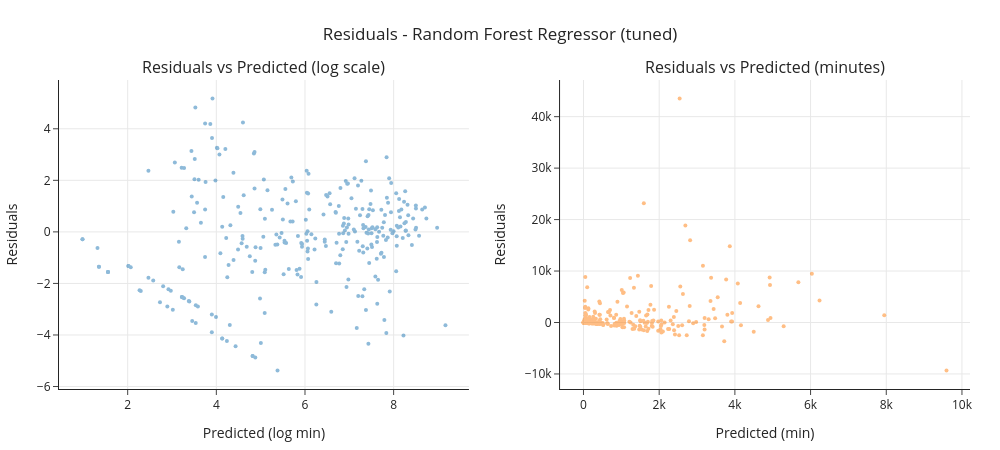

Source (notebook cell):
### Code cell
# Random Forest Regressor
rf_pipeline = Pipeline(steps=[
    ('preprocessor', preprocessor_dense),
    ('regressor', RandomForestRegressor(random_state=42))
])
rf_param_dist = {
    'regressor__n_estimators': randint(200, 1000),
    'regressor__max_depth': [None, 1, 2, 3, 4, 5, 10, 20, 30, 40, 50],
    'regressor__min_samples_split': randint(2, 20),
    'regressor__min_samples_leaf': randint(1, 10),
    'regressor__max_features': ['sqrt', 'log2', 0.3, 0.5, 0.7, 1.0],
    'regressor__bootstrap': [True, False],
    'regressor__max_samples': [0.6, 0.7, 0.8, 0.9, None],
}
rf_reg, rf_pred = train_tune_evaluate(rf_pipeline, rf_param_dist, X_train, y_train, X_test, y_test, n_iter=100, label="Random Forest Regressor")

### Figure 1 — Plotly figure (JSON) as saved in the notebook; plotly's stock layout.template omitted (floating-point values rounded to 4 significant figures; data arrays with more than 128 entries replaced by an {"elided": "..."} marker saying what was removed)
{"data": [{"marker": {"size": 4}, "mode": "markers", "name": "log scale", "opacity": 0.5, "type": "scatter", "x": {"elided": "292 float values"}, "xaxis": "x", "y": {"elided": "292 float values"}, "yaxis": "y"}, {"marker": {"size": 4}, "mode": "markers", "name": "minutes", "opacity": 0.5, "type": "scatter", "x": {"elided": "292 float values"}, "xaxis": "x2", "y": {"elided": "292 float values"}, "yaxis": "y2"}], "layout": {"annotations": [{"font": {"size": 16}, "showarrow": false, "text": "Residuals vs Predicted (log scale)", "x": 0.225, "xanchor": "center", "xref": "paper", "y": 1, "yanchor": "bottom", "yref": "paper"}, {"font": {"size": 16}, "showarrow": false, "text": "Residuals vs Predicted (minutes)", "x": 0.775, "xanchor": "center", "xref": "paper", "y": 1, "yanchor": "bottom", "yref": "paper"}], "height": 450, "margin": {"t": 80}, "shapes": [{"line": {"color": "red", "dash": "dash"}, "type": "line", "x0": 0, "x1": 1, "xref": "x domain", "y0": 0, "y1": 0, "yref": "y"}, {"line": {"color": "red", "dash": "dash"}, "type": "line", "x0": 0, "x1": 1, "xref": "x2 domain", "y0": 0, "y1": 0, "yref": "y2"}], "showlegend": false, "title": {"pad": {"t": 20}, "text": "Residuals - Random Forest Regressor (tuned)"}, "width": 1000, "xaxis": {"anchor": "y", "domain": [0, 0.45], "title": {"text": "Predicted (log min)"}}, "xaxis2": {"anchor": "y2", "domain": [0.55, 1], "title": {"text": "Predicted (min)"}}, "yaxis": {"anchor": "x", "domain": [0, 1], "title": {"text": "Residuals"}}, "yaxis2": {"anchor": "x2", "domain": [0, 1], "title": {"text": "Residuals"}}}}
